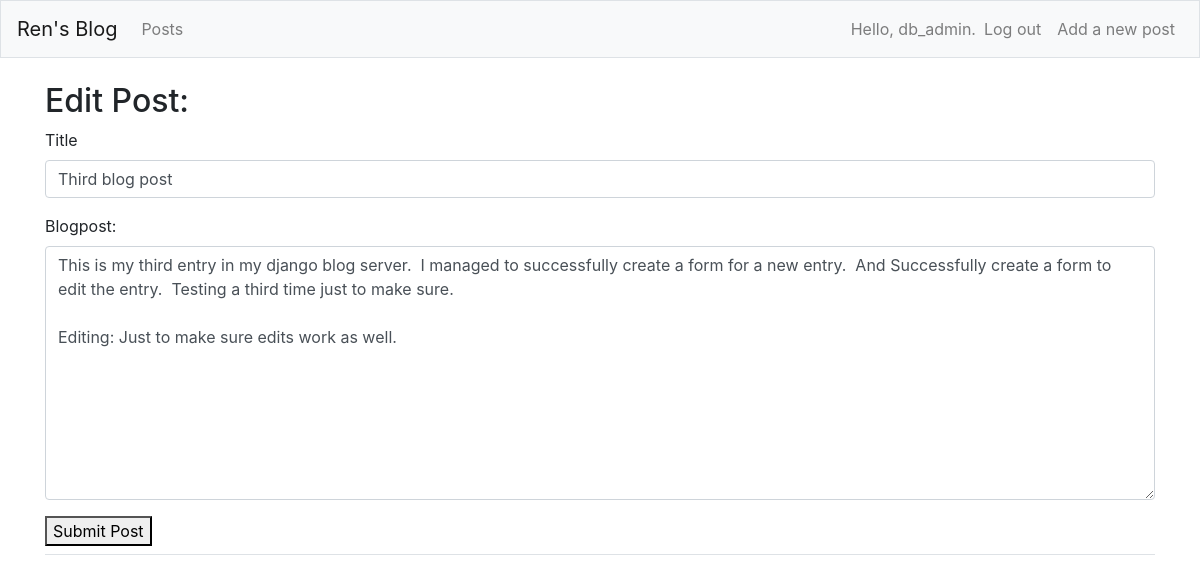
/edit_post/3 (signed in), run on the app's committed database.
### blogs/models.py (models this page shows, shortened)
class BlogPost(models.Model):
    date_added = models.DateTimeField(auto_now_add=True)
    title = models.CharField(max_length=64, unique=True)
    text = models.TextField()
    owner = models.ForeignKey(User, on_delete=models.CASCADE)

### blogs/views.py (the view)
# urls.py: path('edit_post/<int:post_id>', views.edit_post, name='edit_post'),
@login_required
def edit_post(request, post_id):
    post = BlogPost.objects.get(id=post_id)
    check_topic_owner(post, request)
    if request.method != 'POST':
        form = BlogForm(instance=post)
    else:
        form = BlogForm(instance=post, data=request.POST)
        if form.is_valid():
            form.save()
            return redirect('blogs:post', post_id=post.id)
    context = {'post': post, 'form': form}
    return render(request, 'blogs/edit_post.html', context)

### blogs/forms.py
class BlogForm(forms.ModelForm):
    class Meta:
        model = BlogPost
        fields = ['title','text']
        labels = {'text': 'Blogpost:'}
        widgets = {'text': forms.Textarea(attrs={'cols':80})}

### blogs/views.py (called while the page is built)
def check_topic_owner(post, request):
    if post.owner != request.user:
        raise Http404

### blogs/templates/blogs/edit_post.html (shortened to what this page needs)
{% extends 'blogs/base.html' %}
{% load bootstrap4 %}
{% block page_header %}
<h2>Edit Post:</h2>
{% endblock page_header %}
{% block content %}
    <form action = "{% url 'blogs:edit_post' post.id %}" method='post'>
      {% bootstrap_form form %}
      {% buttons  %}
      <button name="submit">Submit Post</button>
      {% endbuttons %}
      </form>
{% endblock content %}

### blogs/templates/blogs/base.html (shortened to what this page needs)
{% load bootstrap4 %}
<!doctype html>
<html lang="en">
<head>
    {% bootstrap_css %}
</head>
<body>
    <nav class="navbar navbar-expand-md navbar-light bg-light mb-4 border">
        <a class="navbar-brand" href="{% url 'blogs:index' %}">
            Ren's Blog
        </a>
        <div class="collapse navbar-collapse" id="navbarCollapse">
            <ul class="navbar-nav mr-auto">
                <li class="nav-item">
                    <a class="nav-link" href="{% url 'blogs:posts' %}">
                        Posts
                    </a>
                </li>
            </ul>
            <ul class="navbar-nav ml-auto">
                {% if user.is_authenticated %}
                <li class="nav-item">
                    <span class="navbar-text">Hello, {{ user.username }}.</span>
                </li>
                <li class="nav-item">
                    <a class="nav-link" href="{% url 'users:logout' %}">Log out</a>
                </li>
                <li class="nav-item">
                    <a class="nav-link" href="{% url 'blogs:new_post' %}">
                        Add a new post
                    </a>
                </li>
                {% endif %}
            </ul>
        </div>
    </nav>
    <main role="main" class="container">
        <div class="pb-2 mb-2 border-bottom">
            {% block page_header %}{% endblock page_header %}
        <div>
            {% block content %}{% endblock content%}
        </div>
    </main>
</body>
</html>

### data on the page
BlogPost: title "Third blog post", text "This is my third entry in my django blog server. I managed to successfully create a form for a new entry. And Successfully create a form to edit the entry. Testing a third time just to make sure. Editing: Just to make sure edits work as well."

### other printed values
{{ user.username }} "db_admin"
